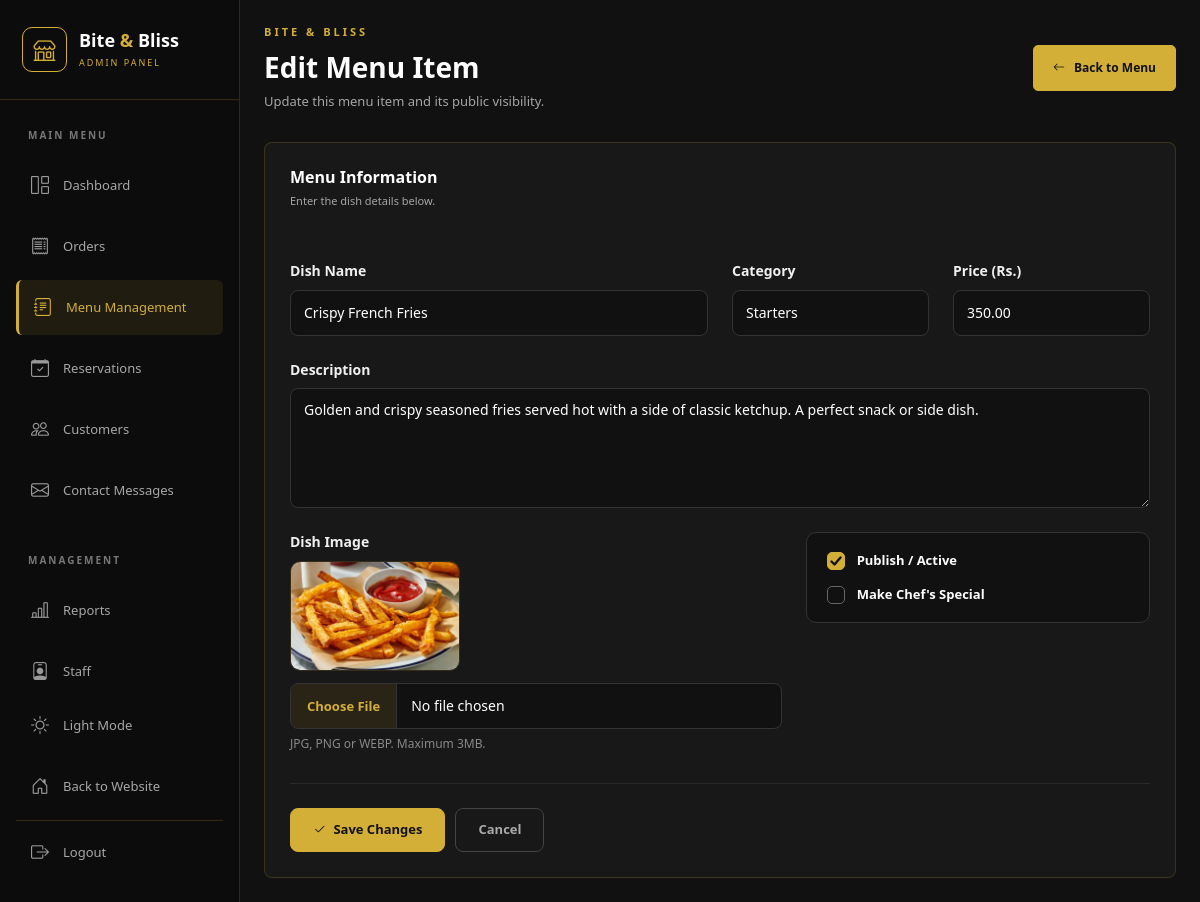
Screenshot of /admin/menu_edit.php?id=2 (signed in) with the database file from the repository.
### tables this page shows
CREATE TABLE `menu_items` (
  `id` int(11) NOT NULL,
  `name` varchar(150) NOT NULL,
  `category` enum('starters','main','desserts','drinks') NOT NULL,
  `description` text DEFAULT NULL,
  `price` decimal(10,2) NOT NULL DEFAULT 0.00,
  `image` varchar(255) DEFAULT NULL,
  `status` tinyint(1) NOT NULL DEFAULT 1,
  `is_featured` tinyint(1) NOT NULL DEFAULT 0,
  `created_at` timestamp NOT NULL DEFAULT current_timestamp(),
  `updated_at` timestamp NOT NULL DEFAULT current_timestamp() ON UPDATE current_timestamp()
);

### admin/menu_edit.php (the view, shortened to what this page needs)
<?php
require_once "../config/database.php";
$categories = ["starters" => "Starters", "main" => "Main Course", "desserts" => "Desserts", "drinks" => "Drinks"];
$error = "";
$id = filter_input(INPUT_GET, "id", FILTER_VALIDATE_INT) ?: filter_input(INPUT_POST, "id", FILTER_VALIDATE_INT);
$find = $pdo->prepare("SELECT * FROM menu_items WHERE id = ?");
$find->execute([$id]);
$item = $find->fetch();
$name = $item["name"];
$category = $item["category"];
$description = $item["description"] ?? "";
$price = $item["price"];
$status = (int)$item["status"];
$is_featured = (int)$item["is_featured"];
$oldImage = $item["image"];
?>
<!DOCTYPE html>
<html lang="en">
<head>
    <link href="https://cdn.jsdelivr.net/npm/bootstrap@5.3.3/dist/css/bootstrap.min.css" rel="stylesheet">
    <link rel="stylesheet" href="https://cdn.jsdelivr.net/npm/bootstrap-icons@1.11.3/font/bootstrap-icons.min.css">
    <link rel="stylesheet" href="css/admin.css">
    <link rel="stylesheet" href="css/menu-admin.css">
</head>
<body>
    <div class="admin-layout">
        <div class="sidebar-overlay" id="sidebarOverlay"></div><?php require_once "includes/sidebar.php"; ?><main class="main-content">
            <div class="container-fluid p-4">
                <div class="page-heading users-page-heading">
                    <div>
                        <p class="gold-label">BITE &amp; BLISS</p>
                        <h1>Edit Menu Item</h1>
                        <p>Update this menu item and its public visibility.</p>
                    </div><a href="menu.php" class="gold-btn"><i class="bi bi-arrow-left"></i> Back to Menu</a>
                </div><?php if ($error): ?><div class="alert alert-danger"><?= htmlspecialchars($error) ?></div><?php endif; ?><div class="dashboard-card user-form-card">
                    <div class="card-header-custom">
                        <div>
                            <h5>Menu Information</h5>
                            <p>Enter the dish details below.</p>
                        </div>
                    </div>
                    <form method="POST" enctype="multipart/form-data"><input type="hidden" name="id" value="<?= (int)$id ?>">
                        <div class="row g-4">
                            <div class="col-md-6"><label class="form-label">Dish Name</label><input type="text" name="name" class="form-control" value="<?= htmlspecialchars($name) ?>" maxlength="150" required></div>
                            <div class="col-md-3"><label class="form-label">Category</label><select name="category" class="form-select" required><?php foreach ($categories as $key => $label): ?><option value="<?= $key ?>" <?= $category === $key ? 'selected' : '' ?>><?= $label ?></option><?php endforeach; ?></select></div>
                            <div class="col-md-3"><label class="form-label">Price (Rs.)</label><input type="number" name="price" class="form-control" min="0" step="0.01" value="<?= htmlspecialchars($price) ?>" required></div>
                            <div class="col-12"><label class="form-label">Description</label><textarea name="description" class="form-control" rows="4" maxlength="1000" placeholder="Describe the dish..."><?= htmlspecialchars($description) ?></textarea></div>
                            <div class="col-md-7"><label class="form-label">Dish Image</label><?php if ($oldImage): ?><div class="current-menu-image"><img src="<?= htmlspecialchars($oldImage) ?>" alt="Current image"></div><?php endif; ?><input type="file" name="image" class="form-control" accept="image/jpeg,image/png,image/webp">
                                <div class="form-text">JPG, PNG or WEBP. Maximum 3MB.</div>
                            </div>
                            <div class="col-md-5">
                                <div class="menu-checks"><label><input type="checkbox" name="status" <?= $status ? 'checked' : '' ?>> <span>Publish / Active</span></label><label><input type="checkbox" name="is_featured" <?= $is_featured ? 'checked' : '' ?>> <span>Make Chef's Special</span></label></div>
                            </div>
                        </div>
                        <div class="form-actions"><button type="submit" class="btn-submit"><i class="bi bi-check2"></i> Save Changes</button><a href="menu.php" class="btn-cancel">Cancel</a></div>
                    </form>
                </div>
            </div>
        </main>
    </div>
</body>
</html>

### admin/css/admin.css (style rules this page uses)
:root { --gold: #d4af37; --gold-light: #e8c75a; --gold-dark: #b8941f; --black: #111111; --sidebar: #0c0c0c; --body: #111111; --card: #181818; --white: #ffffff; --muted: #a5a5a5; --border: rgba(212, 175, 55, 0.18); --green: #43b581; --red: #d9534f; }
html { scrollbar-width: thin; scrollbar-color: var(--gold) #111111; }
* { margin: 0; padding: 0; box-sizing: border-box; }
body { background: var(--body); color: var(--white); font-family: "Segoe UI", Arial, sans-serif; overflow-x: hidden; }
a { text-decoration: none; color: inherit; }
button, input, select, textarea { font-family: inherit; }
button { cursor: pointer; }
.admin-layout { display: flex; min-height: 100vh; }
.main-content { width: calc(100% - 270px); margin-left: 270px; min-width: 0; }
.page-heading { display: flex; align-items: center; justify-content: space-between; gap: 20px; margin-bottom: 30px; }
.gold-label { color: var(--gold); letter-spacing: 3px; font-size: 11px; font-weight: 700; margin-bottom: 10px; }
.page-heading h1 { font-size: 28px; font-weight: 700; margin-bottom: 8px; }
.page-heading>div>p:last-child { color: var(--muted); font-size: 13px; margin: 0; }
.gold-btn { background: var(--gold); color: #111111; border: 1px solid var(--gold); padding: 13px 19px; border-radius: 5px; font-size: 12px; font-weight: 700; display: flex; align-items: center; gap: 9px; transition: 0.2s ease; }
.dashboard-card { height: 100%; padding: 25px; background: var(--card); border: 1px solid var(--border); border-radius: 8px; }
.card-header-custom { display: flex; align-items: center; justify-content: space-between; gap: 15px; margin-bottom: 25px; }
.card-header-custom h5 { font-size: 16px; font-weight: 700; margin-bottom: 6px; }
.card-header-custom p { color: var(--muted); font-size: 11px; margin: 0; }
@media (max-width: 1200px) { .main-content { margin-left: 240px; width: calc(100% - 240px); } }
.users-page-heading { margin-bottom: 30px; }
.users-page-heading h1 { margin-bottom: 8px; }
.users-page-heading>div>p:last-child { margin-bottom: 0; }
.user-form-card { max-width: 1000px; overflow: hidden; background: var(--card); }
.user-form-card .card-header-custom { padding-bottom: 22px; }
.user-form-card form { padding: 5px 0 0; }
.user-form-card label.form-label { display: block; color: #f0f0f0 !important; background: transparent !important; opacity: 1 !important; font-size: 14px !important; font-weight: 600 !important; margin-bottom: 9px !important; line-height: 1.4; }
.user-form-card .form-control, .user-form-card .form-select { min-height: 46px; background: #111111 !important; color: #ffffff !important; border: 1px solid #333333; border-radius: 8px; padding: 10px 13px; font-size: 14px; box-shadow: none; transition: all 0.2s ease; }
.user-form-card .form-control::placeholder { color: #666666; }
.user-form-card .form-select option { background: #181818; color: #ffffff; }
.user-form-card .form-text { color: #888888 !important; font-size: 12px; margin-top: 6px; }
.user-form-card .btn-submit { min-height: 44px; padding: 10px 22px; border: 1px solid var(--gold); border-radius: 8px; background: var(--gold); color: #111111; font-size: 13px; font-weight: 700; transition: all 0.2s ease; }
.user-form-card .btn-cancel { min-height: 44px; padding: 10px 22px; border: 1px solid #444444; border-radius: 8px; background: transparent; color: #aaaaaa; font-size: 13px; font-weight: 600; text-decoration: none; display: inline-flex; align-items: center; justify-content: center; transition: all 0.2s ease; }

### rows the page displays
menu_items: name "Crispy French Fries", category "Starters", price "350.00", description "Golden and crispy seasoned fries served hot with a side of classic ketchup. A perfect snack or side dish.", image (picture), status "☑"
